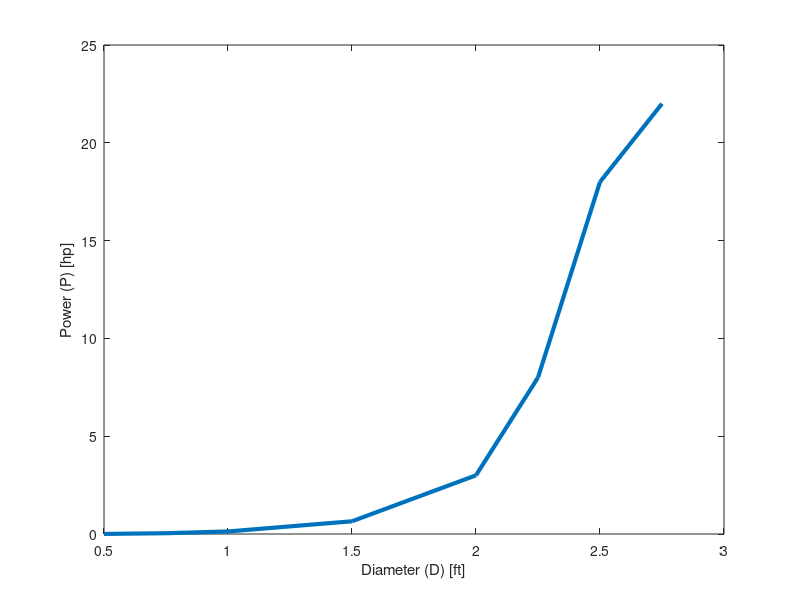

This figure's MATLAB source:
%{
Sworup Bhattarai      04/07/21 
MLHW 3
Problem 2

Diameter (D) [ft] 0.5 0.75 1 1.5 2 2.25 2.5 2.75
Power (P) [hp] 0.004 0.04 0.13 0.65 3 8 18 22

where the diameter is the abscissa (x-axis) and the power is the ordinate (y-axis). Assume
the data is experimental.

%}
d =  [0.5, 0.75, 1, 1.5, 2, 2.25, 2.5, 2.75];
p = [0.004, 0.04, 0.13, 0.65, 3, 8, 18, 22];
plot(d,p,'linewidth', 3)
xlabel("Diameter (D) [ft]");
ylabel("Power (P) [hp]");